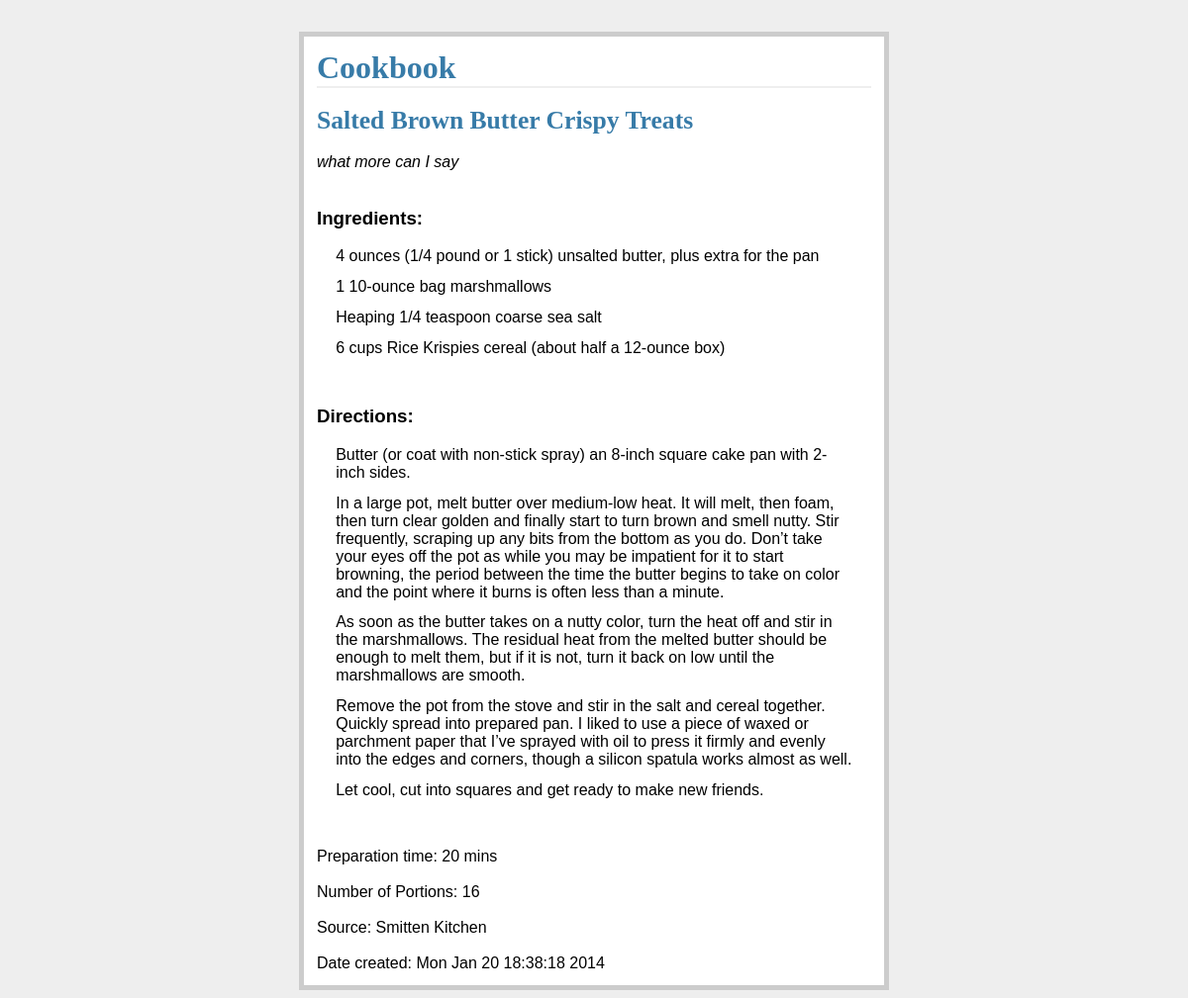
/recipe/Salted Brown Butter Crispy Treats, run on the app's committed database.
### cookbook.py (models this page shows, shortened)
class Recipe(db.Model):
  id = db.Column(db.Integer, primary_key=True)
  title = db.Column(db.String(80), unique=True)
  short_desc = db.Column(db.String(120))
  ingredients = db.Column(db.String(120))
  preparation_time = db.Column(db.String(20))
  directions = db.Column(db.String(120))
  num_portions = db.Column(db.Integer)
  source = db.Column(db.String(120))
  date_created = db.Column(db.String(120))
  date_updated = db.Column(db.String(120))
  img_link = db.Column(db.String(120))

### cookbook.py (the view)
@app.route('/recipe/<string:title>')
def show_recipe(title):
  recipe = Recipe.query.filter_by(title=title).first()
  return render_template('show_recipe.html', recipe=recipe)

### templates/show_recipe.html (shortened to what this page needs)
{% extends "layout.html" %}
{% block body %}
<br/>
<h2>{{ recipe.title }}</h2>
<br/>
<i>{{ recipe.short_desc }}</i>
<br/>
<br/>
<h3>Ingredients:</h3>
<ul class=entries>
  {% for ingredient in recipe.ingredients.split('\n') %}
  <li> {{ ingredient }}
  {% endfor %}
</ul>
<br/>
<h3>Directions:</h3>
<ol class=entries>
  {% for direction in recipe.directions.split('\n') %}
  <li> {{ direction }}
  {% endfor %}
</ol>
{% if recipe.preparation_time %}
<br><br> Preparation time: {{recipe.preparation_time}}
{% endif %}
{% if recipe.num_portions %}
<br><br>Number of Portions: {{recipe.num_portions}}
{% endif %}
<br><br> Source: {{recipe.source}}
<br><br> Date created: {{recipe.date_created}}
{% endblock %}

### static/style.css (style rules this page uses)
a, h1, h2 { color: #377ba8; }
h1, h2 { font-family: 'Georgia', serif; margin: 0; }
h2 { font-size: 1.6em; }
.entries { list-style: none; margin: 0; padding: 0; }
.entries li { margin: 0.8em 1.2em; }

### data on the page
Recipe: title "Salted Brown Butter Crispy Treats", short_desc "what more can I say", preparation_time "20 mins", num_portions "16", source "Smitten Kitchen", date_created "Mon Jan 20 18:38:18 2014"

### other printed values
{{ ingredient }} "4 ounces (1/4 pound or 1 stick) unsalted butter, plus extra for the pan" "1 10-ounce bag marshmallows" "Heaping 1/4 teaspoon coarse sea salt" "6 cups Rice Krispies cereal (about half a 12-ounce box)"
{{ direction }} "Butter (or coat with non-stick spray) an 8-inch square cake pan with 2-inch sides." "Let cool, cut into squares and get ready to make new friends."
